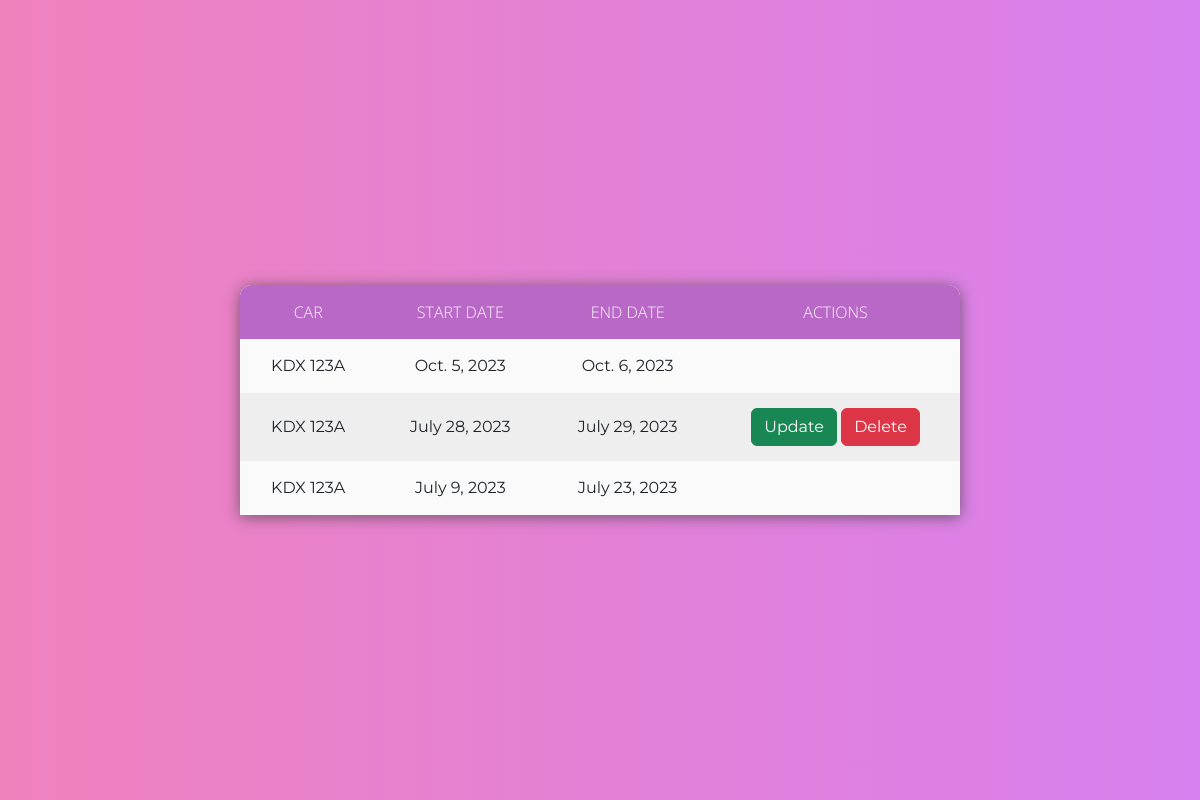
The page /customer_notification (signed in) on the database as committed earlier.
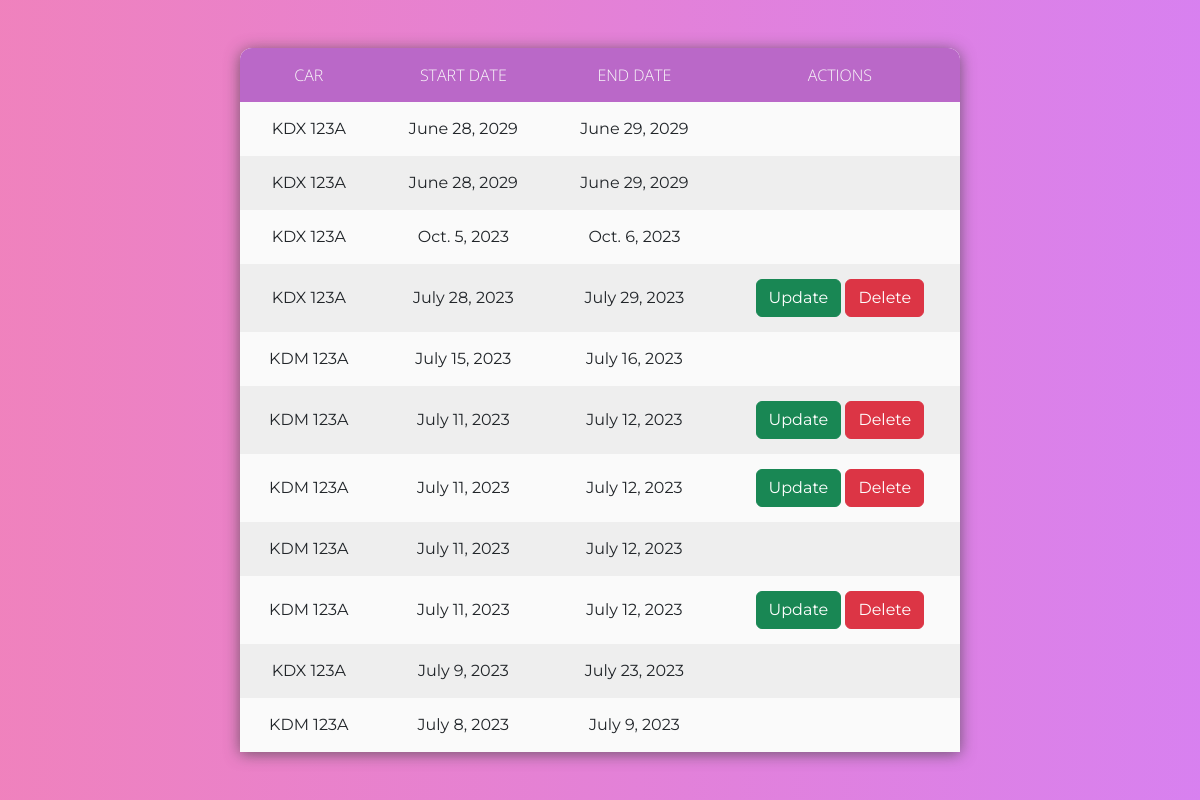
The same page on the database as committed later.
### Hire/models.py (models this page shows)
class Hire(models.Model):
    customer = models.ForeignKey(User, on_delete=models.CASCADE)
    car = models.ForeignKey(Car, on_delete=models.CASCADE, null=True)
    from_destination = models.CharField(max_length=20, null="True", validators=[
        RegexValidator("^([a-zA-Z])[a-zA-Z'\d ]+$", message='Must be a valid name of a place')])
    to_destination = models.CharField(max_length=20, null=True, validators=[
        RegexValidator("^([a-zA-Z])[a-zA-Z'\d ]+$", message='Must be a valid name of a place')])
    start_date = models.DateField(
        validators=[MinValueValidator(datetime.date.today(), "Start date can not be less than today")])
    end_date = models.DateField(
        validators=[MinValueValidator(datetime.date.today(), "Start date can not be less than today")])
    phone_no = models.CharField(max_length=20, null="True",
                                validators=[RegexValidator('^(0)([127])(\d){8}$', message='Invalid phone numbers')])
    is_approved = models.BooleanField(default=False)
    is_rejected = models.BooleanField(default=False)

### Owner/models.py (models this page shows, shortened)
class Car(models.Model):
    owner = models.ForeignKey(User, null=True, on_delete=models.CASCADE)
    reg_no = models.CharField(max_length=20, unique=True, validators=[
        RegexValidator('^(K)([ABCDEFGHJKLMNPQRSTUVWXYZ]){2}( ){1}(\d){3}([ABCDEFGHJKLMNPQRSTUVWXYZ])$',
                       message="Invalid Number Plate")])
    image = models.ImageField(upload_to='car_images/')
    description = models.TextField(null=True, blank=True)
    phone_no = models.CharField(max_length=20, unique=True,
                                validators=[RegexValidator('^(0)([127])(\d){8}$', message='Invalid phone numbers')])
    updated = models.DateTimeField(auto_now = True , null=True)
    created = models.DateTimeField(auto_now_add=True, null= True)
    class Meta:
       ordering = ['-updated', '-created']  # Order by updated field in descending order and then by created field in descending order

### accounts/views.py (the view)
# urls.py: path('customer_notification', views.customer_hire_requests, name="request"),
@login_required(login_url='login')
def customer_hire_requests(request):
    user = request.user
    hires = Hire.objects.filter(customer=user).order_by('-start_date')
    return render(request, 'accounts/customer_hire_requests.html', {'hires': hires})

### accounts/templates/accounts/customer_hire_requests.html (shortened to what this page needs)
<!DOCTYPE html>
{% load static %}
<html lang="en">
<head>
  <link href="https://cdn.jsdelivr.net/npm/bootstrap@5.3.0-alpha3/dist/css/bootstrap.min.css" rel="stylesheet">
  <link rel="stylesheet" href="{% static 'styles/tables.css'%}">
</head>
<body>
  <div class="filter"></div>
<table>
  <thead>
    <tr>
      <th>Car</th>
      <th>Start Date</th>
      <th>End Date</th>
      <th>Actions</th>
    </tr>
  </thead>
  <tbody>
    {% for hire in hires %}
    <tr>
      <td>{{ hire.car.reg_no }}</td>
      <td>{{ hire.start_date }}</td>
      <td>{{ hire.end_date }}</td>
      <td>
        {% if hire.start_date|date:'Y-m-d' >= today_date|date:'Y-m-d' and not hire.is_approved %}
          <a href="{% url 'update-hire' pk=hire.pk %}" class="btn btn-success">Update</a>
          <a href="{% url 'delete-hire' pk=hire.pk %}" class="btn btn-danger">Delete</a>
        {% endif %}
      </td>
    </tr>
    {% endfor %}
  </tbody>
</table>
</body>
</html>

Rows that differ between the two databases and show on the page:
added Hire: car.reg_no "KDX 123A", start_date "June 28, 2029", end_date "June 29, 2029"
added Hire: car.reg_no "KDX 123A", start_date "June 28, 2029", end_date "June 29, 2029"
added Hire: car.reg_no "KDM 123A", start_date "July 15, 2023", end_date "July 16, 2023"
added Hire: car.reg_no "KDM 123A", start_date "July 11, 2023", end_date "July 12, 2023", is_approved "Update"
added Hire: car.reg_no "KDM 123A", start_date "July 11, 2023", end_date "July 12, 2023", is_approved "Update"
added Hire: car.reg_no "KDM 123A", start_date "July 11, 2023", end_date "July 12, 2023"
added Hire: car.reg_no "KDM 123A", start_date "July 11, 2023", end_date "July 12, 2023", is_approved "Update"
added Hire: car.reg_no "KDM 123A", start_date "July 8, 2023", end_date "July 9, 2023"
